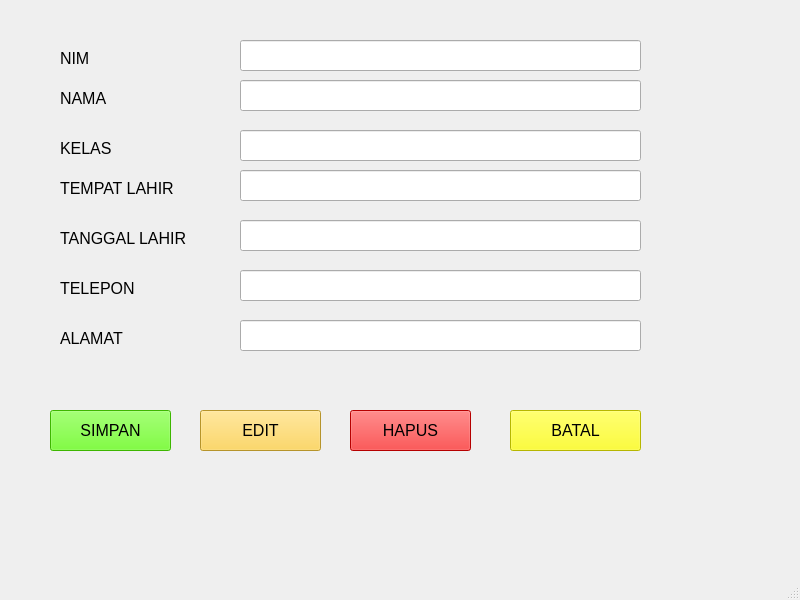
<?xml version="1.0" encoding="UTF-8"?>
<ui version="4.0">
 <class>MainWindow</class>
 <widget class="QMainWindow" name="MainWindow">
  <property name="geometry">
   <rect>
    <x>0</x>
    <y>0</y>
    <width>800</width>
    <height>600</height>
   </rect>
  </property>
  <property name="windowTitle">
   <string>MainWindow</string>
  </property>
  <widget class="QWidget" name="centralwidget">
   <widget class="QLabel" name="label">
    <property name="geometry">
     <rect>
      <x>60</x>
      <y>50</y>
      <width>55</width>
      <height>16</height>
     </rect>
    </property>
    <property name="font">
     <font>
      <pointsize>12</pointsize>
     </font>
    </property>
    <property name="text">
     <string>NIM</string>
    </property>
   </widget>
   <widget class="QLabel" name="label_2">
    <property name="geometry">
     <rect>
      <x>60</x>
      <y>90</y>
      <width>55</width>
      <height>16</height>
     </rect>
    </property>
    <property name="font">
     <font>
      <pointsize>12</pointsize>
     </font>
    </property>
    <property name="text">
     <string>NAMA</string>
    </property>
   </widget>
   <widget class="QLabel" name="label_3">
    <property name="geometry">
     <rect>
      <x>60</x>
      <y>140</y>
      <width>55</width>
      <height>16</height>
     </rect>
    </property>
    <property name="font">
     <font>
      <pointsize>12</pointsize>
     </font>
    </property>
    <property name="text">
     <string>KELAS</string>
    </property>
   </widget>
   <widget class="QLabel" name="label_4">
    <property name="geometry">
     <rect>
      <x>60</x>
      <y>180</y>
      <width>141</width>
      <height>16</height>
     </rect>
    </property>
    <property name="font">
     <font>
      <pointsize>12</pointsize>
     </font>
    </property>
    <property name="text">
     <string>TEMPAT LAHIR</string>
    </property>
   </widget>
   <widget class="QLabel" name="label_5">
    <property name="geometry">
     <rect>
      <x>60</x>
      <y>230</y>
      <width>151</width>
      <height>16</height>
     </rect>
    </property>
    <property name="font">
     <font>
      <pointsize>12</pointsize>
     </font>
    </property>
    <property name="text">
     <string>TANGGAL LAHIR</string>
    </property>
   </widget>
   <widget class="QLabel" name="label_6">
    <property name="geometry">
     <rect>
      <x>60</x>
      <y>280</y>
      <width>91</width>
      <height>16</height>
     </rect>
    </property>
    <property name="font">
     <font>
      <pointsize>12</pointsize>
     </font>
    </property>
    <property name="text">
     <string>TELEPON</string>
    </property>
   </widget>
   <widget class="QLabel" name="label_7">
    <property name="geometry">
     <rect>
      <x>60</x>
      <y>330</y>
      <width>91</width>
      <height>16</height>
     </rect>
    </property>
    <property name="font">
     <font>
      <pointsize>12</pointsize>
     </font>
    </property>
    <property name="text">
     <string>ALAMAT</string>
    </property>
   </widget>
   <widget class="QPushButton" name="pushButton">
    <property name="geometry">
     <rect>
      <x>50</x>
      <y>410</y>
      <width>121</width>
      <height>41</height>
     </rect>
    </property>
    <property name="font">
     <font>
      <pointsize>12</pointsize>
     </font>
    </property>
    <property name="styleSheet">
     <string notr="true">background-color: rgb(85, 255, 0);</string>
    </property>
    <property name="text">
     <string>SIMPAN</string>
    </property>
   </widget>
   <widget class="QPushButton" name="pushButton_2">
    <property name="geometry">
     <rect>
      <x>200</x>
      <y>410</y>
      <width>121</width>
      <height>41</height>
     </rect>
    </property>
    <property name="font">
     <font>
      <pointsize>12</pointsize>
     </font>
    </property>
    <property name="styleSheet">
     <string notr="true">background-color: rgb(255, 207, 60);</string>
    </property>
    <property name="text">
     <string>EDIT</string>
    </property>
   </widget>
   <widget class="QPushButton" name="pushButton_3">
    <property name="geometry">
     <rect>
      <x>350</x>
      <y>410</y>
      <width>121</width>
      <height>41</height>
     </rect>
    </property>
    <property name="font">
     <font>
      <pointsize>12</pointsize>
     </font>
    </property>
    <property name="styleSheet">
     <string notr="true">background-color: rgb(255, 0, 0);</string>
    </property>
    <property name="text">
     <string>HAPUS</string>
    </property>
   </widget>
   <widget class="QPushButton" name="pushButton_4">
    <property name="geometry">
     <rect>
      <x>510</x>
      <y>410</y>
      <width>131</width>
      <height>41</height>
     </rect>
    </property>
    <property name="font">
     <font>
      <pointsize>12</pointsize>
     </font>
    </property>
    <property name="styleSheet">
     <string notr="true">background-color: rgb(255, 255, 0);</string>
    </property>
    <property name="text">
     <string>BATAL</string>
    </property>
   </widget>
   <widget class="QLineEdit" name="lineEdit">
    <property name="geometry">
     <rect>
      <x>240</x>
      <y>40</y>
      <width>401</width>
      <height>31</height>
     </rect>
    </property>
    <property name="font">
     <font>
      <pointsize>12</pointsize>
     </font>
    </property>
   </widget>
   <widget class="QLineEdit" name="lineEdit_2">
    <property name="geometry">
     <rect>
      <x>240</x>
      <y>80</y>
      <width>401</width>
      <height>31</height>
     </rect>
    </property>
    <property name="font">
     <font>
      <pointsize>12</pointsize>
     </font>
    </property>
   </widget>
   <widget class="QLineEdit" name="lineEdit_3">
    <property name="geometry">
     <rect>
      <x>240</x>
      <y>130</y>
      <width>401</width>
      <height>31</height>
     </rect>
    </property>
    <property name="font">
     <font>
      <pointsize>12</pointsize>
     </font>
    </property>
   </widget>
   <widget class="QLineEdit" name="lineEdit_4">
    <property name="geometry">
     <rect>
      <x>240</x>
      <y>170</y>
      <width>401</width>
      <height>31</height>
     </rect>
    </property>
    <property name="font">
     <font>
      <pointsize>12</pointsize>
     </font>
    </property>
   </widget>
   <widget class="QLineEdit" name="lineEdit_5">
    <property name="geometry">
     <rect>
      <x>240</x>
      <y>220</y>
      <width>401</width>
      <height>31</height>
     </rect>
    </property>
    <property name="font">
     <font>
      <pointsize>12</pointsize>
     </font>
    </property>
   </widget>
   <widget class="QLineEdit" name="lineEdit_6">
    <property name="geometry">
     <rect>
      <x>240</x>
      <y>270</y>
      <width>401</width>
      <height>31</height>
     </rect>
    </property>
    <property name="font">
     <font>
      <pointsize>12</pointsize>
     </font>
    </property>
   </widget>
   <widget class="QLineEdit" name="lineEdit_7">
    <property name="geometry">
     <rect>
      <x>240</x>
      <y>320</y>
      <width>401</width>
      <height>31</height>
     </rect>
    </property>
    <property name="font">
     <font>
      <pointsize>12</pointsize>
     </font>
    </property>
   </widget>
  </widget>
  <widget class="QMenuBar" name="menubar">
   <property name="geometry">
    <rect>
     <x>0</x>
     <y>0</y>
     <width>800</width>
     <height>26</height>
    </rect>
   </property>
  </widget>
  <widget class="QStatusBar" name="statusbar"/>
 </widget>
 <resources/>
 <connections/>
</ui>
